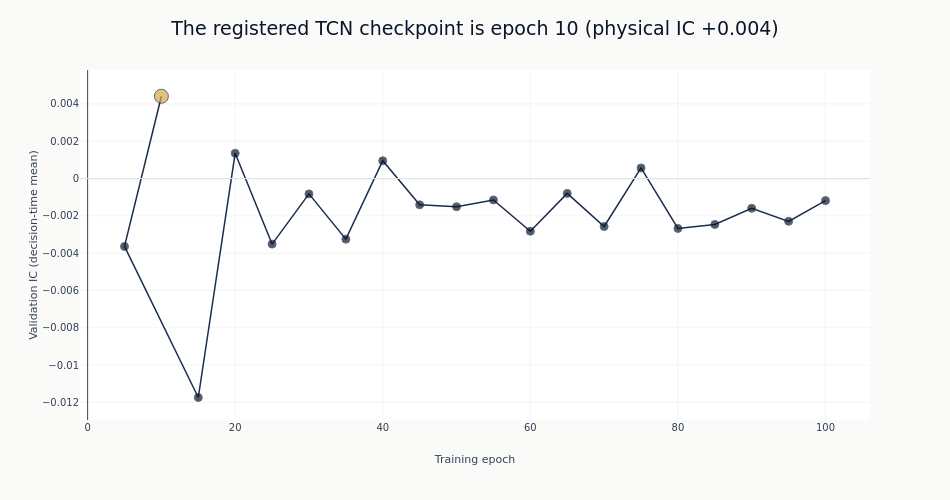

Here is the notebook cell this chart was saved with:
### Markdown cell above
## 4. Checkpoint History

### Code cell
if curves.height:
    selected_mask = (
        curves["selected"].to_list()
        if "selected" in curves.columns
        else (curves["epoch"] == best_epoch).to_list()
    )
    colors = [
        style.COLORS["amber"] if selected else style.COLORS["blue"] for selected in selected_mask
    ]
    curve_figure = go.Figure(
        go.Scatter(
            x=curves["epoch"],
            y=curves["ic_mean"],
            mode="lines+markers",
            line=dict(color=style.COLORS["slate"], width=1.5),
            marker=dict(color=colors, size=[14 if selected else 8 for selected in selected_mask]),
            showlegend=False,
        )
    )
    curve_figure.add_hline(y=0, line=dict(color=style.COLORS["silver_muted"], width=1))
    curve_figure.update_layout(
        title=f"The registered TCN checkpoint is epoch {best_epoch} (physical IC {best_ic:+.3f})",
        height=500,
        width=950,
        margin=dict(t=70),
    )
    curve_figure.update_xaxes(title_text="Training epoch")
    curve_figure.update_yaxes(title_text="Validation IC (decision-time mean)")
    curve_figure.show()

### Figure 1 — Plotly figure (JSON) as saved in the notebook; plotly's stock layout.template omitted (floating-point values rounded to 4 significant figures)
{"data": [{"line": {"color": "#1a2d4a", "width": 1.5}, "marker": {"color": ["#0a1628", "#0a1628", "#0a1628", "#0a1628", "#0a1628", "#0a1628", "#0a1628", "#0a1628", "#0a1628", "#0a1628", "#0a1628", "#0a1628", "#0a1628", "#0a1628", "#0a1628", "#0a1628", "#0a1628", "#0a1628", "#0a1628", "#D4A84B"], "size": [8, 8, 8, 8, 8, 8, 8, 8, 8, 8, 8, 8, 8, 8, 8, 8, 8, 8, 8, 14]}, "mode": "lines+markers", "showlegend": false, "type": "scatter", "x": [100, 95, 90, 85, 80, 75, 70, 65, 60, 55, 50, 45, 40, 35, 30, 25, 20, 15, 5, 10], "y": [-0.001183, -0.002295, -0.001595, -0.002461, -0.002674, 0.0005686, -0.00257, -0.0007964, -0.002825, -0.001147, -0.00151, -0.001408, 0.0009537, -0.003249, -0.0008229, -0.003513, 0.001357, -0.01174, -0.003638, 0.004411]}], "layout": {"height": 500, "margin": {"t": 70}, "shapes": [{"line": {"color": "#e8e8e6", "width": 1}, "type": "line", "x0": 0, "x1": 1, "xref": "x domain", "y0": 0, "y1": 0, "yref": "y"}], "title": {"text": "The registered TCN checkpoint is epoch 10 (physical IC +0.004)"}, "width": 950, "xaxis": {"title": {"text": "Training epoch"}}, "yaxis": {"title": {"text": "Validation IC (decision-time mean)"}}}}
